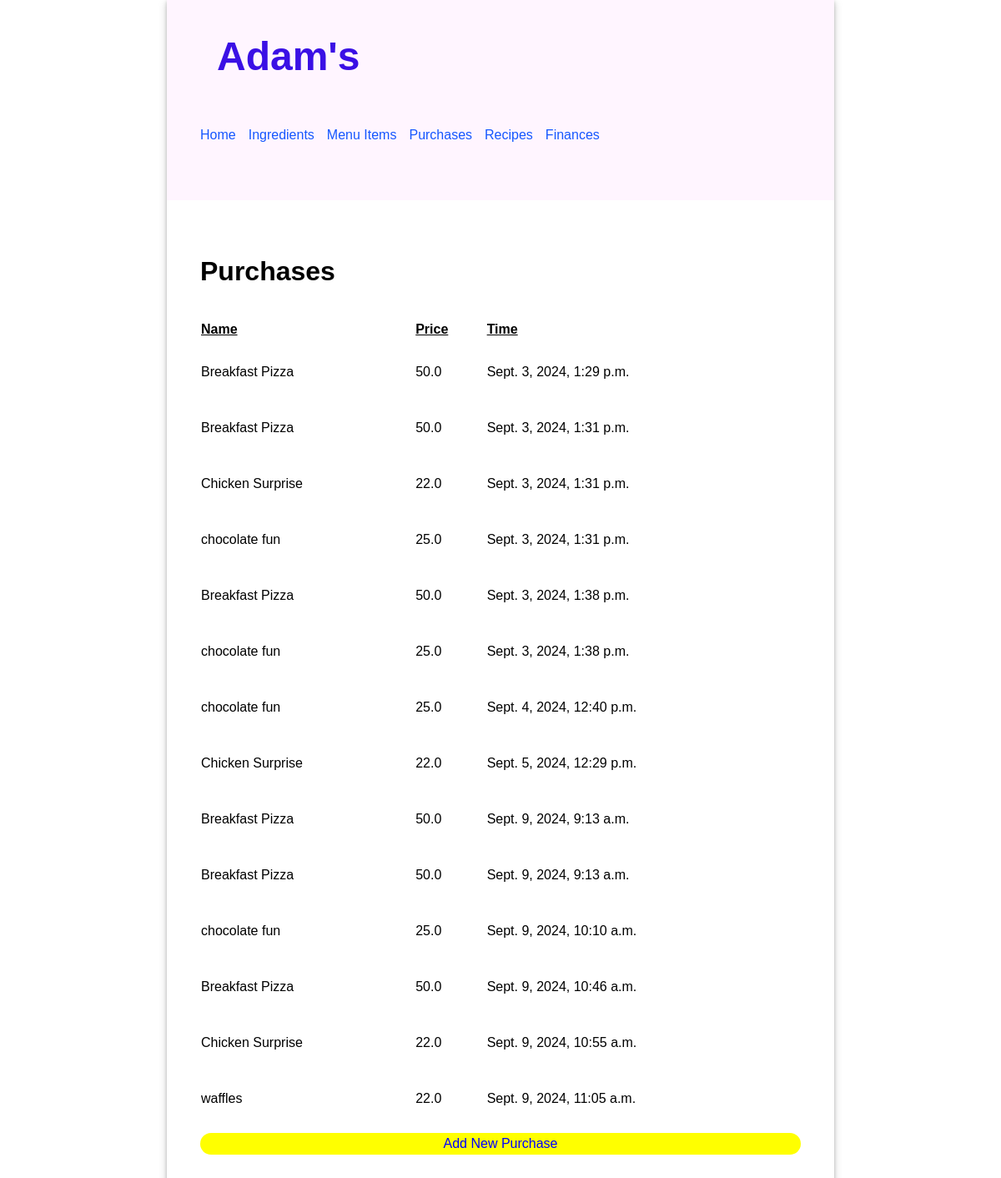
/purchase/, run on the app's committed database.
### inventory/models.py (models this page shows, shortened)
class Purchase(models.Model):
    purchased_item = models.ForeignKey(MenuItem, on_delete=models.DO_NOTHING)
    time_stamp = models.DateTimeField(default=datetime.today())

class MenuItem(models.Model):
    name = models.CharField(max_length=30)
    price = models.FloatField()

### inventory/views.py (the view)
# urls.py: path('purchase/', views.PurchaseList.as_view(), name='purchaselist'),
class PurchaseList(ListView):
    model = Purchase
    template_name = 'inventory/purchase_list.html'

### inventory/templates/inventory/purchase_list.html (shortened to what this page needs)
{% extends 'base.html' %}
{% load static %}
{% block content %}
  <div>
    <h2>Purchases</h2>
    <table class="purchase-table">
      <thead>
        <tr>
          <th>Name</th>
          <th>Price</th>
          <th>Time</th>
        </tr>
      </thead>
      <tbody>
      {% for purchase in object_list %}
        <tr>
          <td>
            <p>{{ purchase.purchased_item.name }}</p>
          </td>
          <td>
            <p>{{ purchase.purchased_item.price }}</p>
          </td>
          <td>
            <p>{{ purchase.time_stamp }}</p>
          </td>
        </tr>
      {% endfor %}
      </tbody>
    </table>
    <a
      href="{% url "purchasecreate" %}"
      style="display: inherit; text-align: center; border-radius: 15px; text-decoration: none; color: blue; padding: 4px; background-color: yellow;"
    >Add New Purchase</a>
  </div>
{% endblock %}

### inventory/static/inventory/style.css (style rules this page uses)
body { font-family: "Oxygen", sans-serif; margin: 0; }
main h2 { font-size: 2em; }
main table { text-align: left; border-collapse: separate; border-spacing: 0 15px; width: 100%; }
main table th { text-align: left; border-collapse: separate; border-spacing: 0 15px; text-decoration: underline; }
a { text-decoration: none; color: #1557ff; }

### data on the page
Purchase: purchased_item.name "Breakfast Pizza", purchased_item.price "50.0", time_stamp "Sept. 3, 2024, 1:29 p.m."
Purchase: purchased_item.name "Breakfast Pizza", purchased_item.price "50.0", time_stamp "Sept. 3, 2024, 1:31 p.m."
Purchase: purchased_item.name "Chicken Surprise", purchased_item.price "22.0", time_stamp "Sept. 3, 2024, 1:31 p.m."
Purchase: purchased_item.name "chocolate fun", purchased_item.price "25.0", time_stamp "Sept. 3, 2024, 1:31 p.m."
Purchase: purchased_item.name "Breakfast Pizza", purchased_item.price "50.0", time_stamp "Sept. 3, 2024, 1:38 p.m."
Purchase: purchased_item.name "chocolate fun", purchased_item.price "25.0", time_stamp "Sept. 3, 2024, 1:38 p.m."
Purchase: purchased_item.name "chocolate fun", purchased_item.price "25.0", time_stamp "Sept. 4, 2024, 12:40 p.m."
Purchase: purchased_item.name "Chicken Surprise", purchased_item.price "22.0", time_stamp "Sept. 5, 2024, 12:29 p.m."
Purchase: purchased_item.name "Breakfast Pizza", purchased_item.price "50.0", time_stamp "Sept. 9, 2024, 9:13 a.m."
Purchase: purchased_item.name "Breakfast Pizza", purchased_item.price "50.0", time_stamp "Sept. 9, 2024, 9:13 a.m."
Purchase: purchased_item.name "chocolate fun", purchased_item.price "25.0", time_stamp "Sept. 9, 2024, 10:10 a.m."
Purchase: purchased_item.name "Breakfast Pizza", purchased_item.price "50.0", time_stamp "Sept. 9, 2024, 10:46 a.m."
Purchase: purchased_item.name "Chicken Surprise", purchased_item.price "22.0", time_stamp "Sept. 9, 2024, 10:55 a.m."
Purchase: purchased_item.name "waffles", purchased_item.price "22.0", time_stamp "Sept. 9, 2024, 11:05 a.m."
